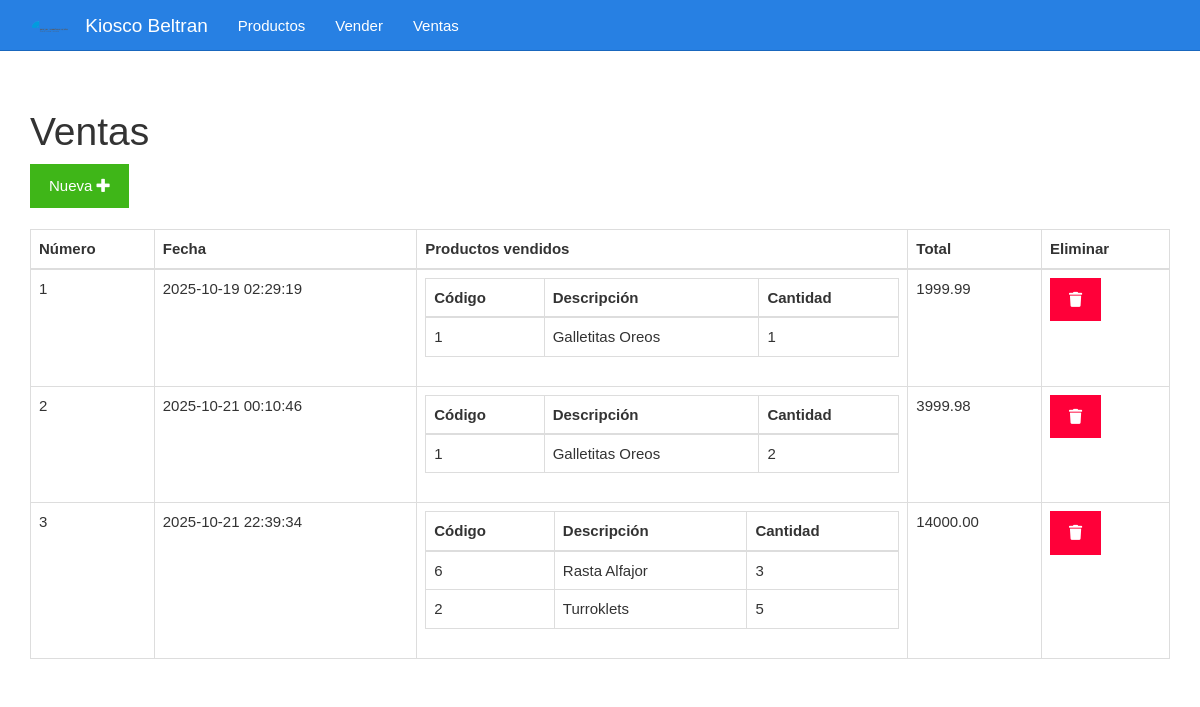
Page /ventas.php on the committed database.
### tables this page shows
CREATE TABLE `ventas` (
  `id` bigint(20) UNSIGNED NOT NULL,
  `fecha` datetime NOT NULL,
  `total` decimal(7,2) DEFAULT NULL
);

### ventas.php (the view)
<?php include_once "encabezado.php" ?>
<?php
include_once "base_de_datos.php";
$sentencia = $base_de_datos->query("SELECT ventas.total, ventas.fecha, ventas.id, GROUP_CONCAT(	productos.codigo, '..',  productos.descripcion, '..', productos_vendidos.cantidad SEPARATOR '__') AS productos FROM ventas INNER JOIN productos_vendidos ON productos_vendidos.id_venta = ventas.id INNER JOIN productos ON productos.id = productos_vendidos.id_producto GROUP BY ventas.id ORDER BY ventas.id;");
$ventas = $sentencia->fetchAll(PDO::FETCH_OBJ);
?>
	<div class="col-xs-12">
		<h1>Ventas</h1>
		<div>
			<a class="btn btn-success" href="./vender.php">Nueva <i class="fa fa-plus"></i></a>
		</div>
		<br>
		<table class="table table-bordered">
			<thead>
				<tr>
					<th>Número</th>
					<th>Fecha</th>
					<th>Productos vendidos</th>
					<th>Total</th>
					<th>Eliminar</th>
				</tr>
			</thead>
			<tbody>
				<?php foreach($ventas as $venta){ ?>
				<tr>
					<td><?php echo $venta->id ?></td>
					<td><?php echo $venta->fecha ?></td>
					<td>
						<table class="table table-bordered">
							<thead>
								<tr>
									<th>Código</th>
									<th>Descripción</th>
									<th>Cantidad</th>
								</tr>
							</thead>
							<tbody>
								<?php foreach(explode("__", $venta->productos) as $productosConcatenados){
								$producto = explode("..", $productosConcatenados)
								?>
								<tr>
									<td><?php echo $producto[0] ?></td>
									<td><?php echo $producto[1] ?></td>
									<td><?php echo $producto[2] ?></td>
								</tr>
								<?php } ?>
							</tbody>
						</table>
					</td>
					<td><?php echo $venta->total ?></td>
					<td><a class="btn btn-danger" href="<?php echo "eliminarVenta.php?id=" . $venta->id?>"><i class="fa fa-trash"></i></a></td>
				</tr>
				<?php } ?>
			</tbody>
		</table>
	</div>
<?php include_once "pie.php" ?>

### rows in the picture
ventas: id "1", fecha "2025-10-19 02:29:19", producto "1", producto "Galletitas Oreos", total "1999.99"
ventas: id "2", fecha "2025-10-21 00:10:46", producto "1", producto "Galletitas Oreos", producto "2", total "3999.98"
ventas: id "3", fecha "2025-10-21 22:39:34", producto "6", producto "Rasta Alfajor", producto "3", producto "2", producto "Turroklets", producto "5", total "14000.00"
